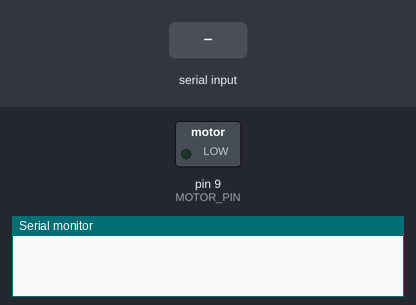
Bench run of a sketch on a simulated Arduino Uno, built with avr-gcc and run on an emulated ATmega328P. Shown: switched loads named in the sketch (green lamp = pin HIGH), the last lines printed to the serial monitor. The inputs (shaded band) are chosen by the test bench.

Above: at 1.2 s.
1.3 s: "90,45\n" received over Serial
At 2.4 s:
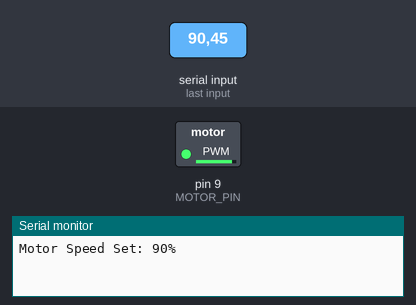
2.8 s: "30,150\n" received over Serial
At 3.5 s:
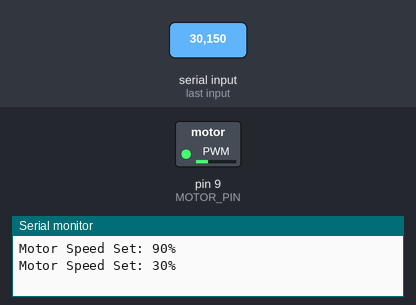
4.3 s: "5\n" received over Serial
At 4.7 s:
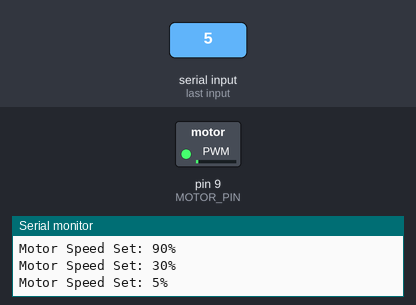
5.8 s: "90\n" received over Serial
At 7.0 s:
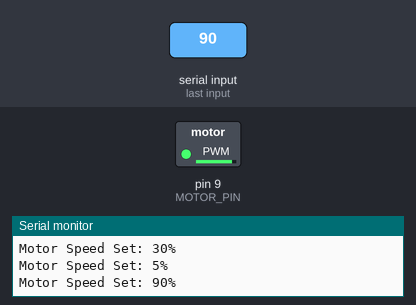
Timing chart, 0 to 8.3 s (numbered marks = the images above; inputs shaded):
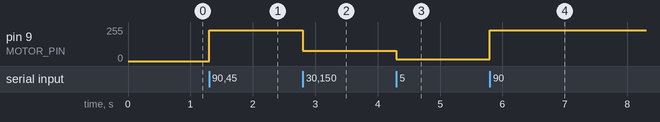

The sketch:

UARTReceive.ino
```cpp
#define MOTOR_PIN 9  // PWM pin for motor control

void setup() {
    Serial.begin(115200);  // Set baud rate to match Raspberry Pi
    pinMode(MOTOR_PIN, OUTPUT);
    analogWrite(MOTOR_PIN, 0);  // Start with motor off
}

void loop() {
    if (Serial.available()) {
        String input = Serial.readStringUntil('\n');  // Read command from UART
        int duty_cycle = input.toInt();  // Convert to integer

        if (duty_cycle >= 0 && duty_cycle <= 100) {
            int pwm_value = map(duty_cycle, 0, 100, 0, 255);  // Convert to 8-bit PWM range
            analogWrite(MOTOR_PIN, pwm_value);
            Serial.print("Motor Speed Set: ");
            Serial.print(duty_cycle);
            Serial.println("%");
        } else {
            Serial.println("Invalid duty cycle received.");
        }
    }
}
```

Measured:
- after the input at 1.3 s, pin 9 (MOTOR_PIN): 0/255 → 229/255 at once
- after the input at 2.8 s, pin 9 (MOTOR_PIN): 229/255 → 76/255 at once
- after the input at 4.3 s, pin 9 (MOTOR_PIN): 76/255 → 12/255 at once
- after the input at 5.8 s, pin 9 (MOTOR_PIN): 12/255 → 229/255 at once
